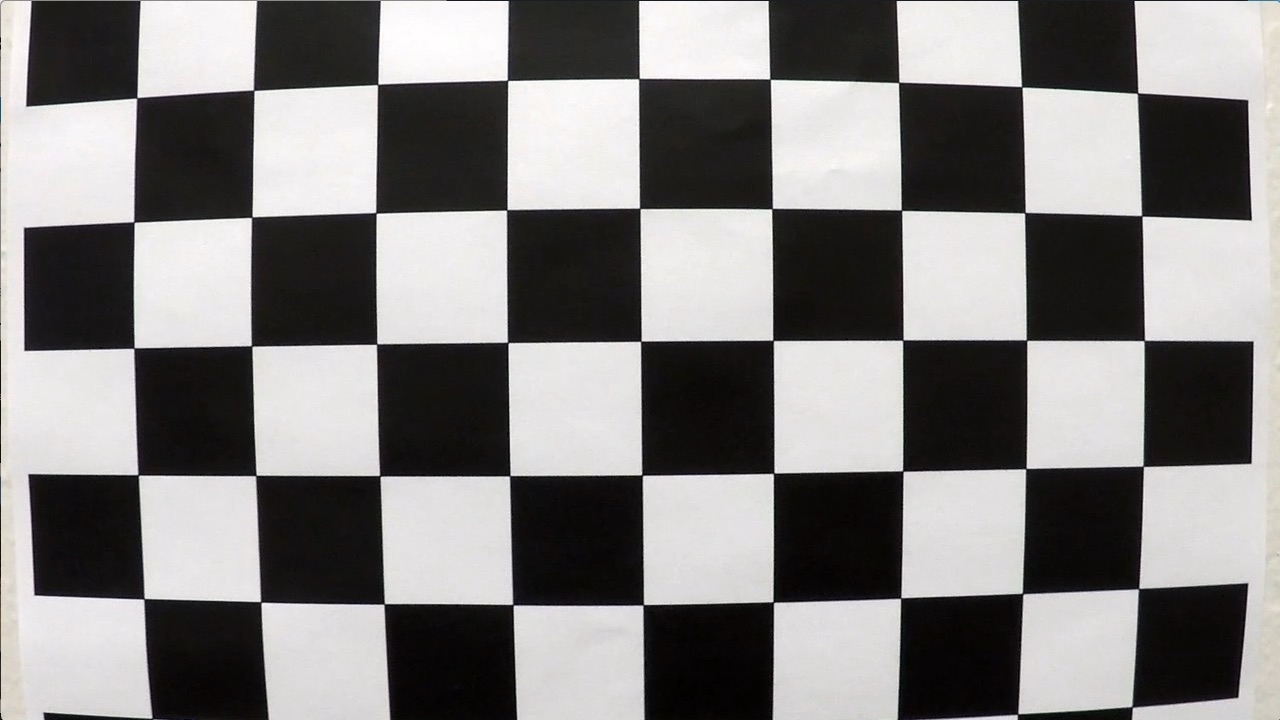
#> input picture camera_cal/calibration1.jpg, 1280 x 720 px; its folder holds only this picture in this run
$ jupyter execute --allow-errors example.ipynb   (shell and % lines are left out)   (older library calls are emulated)
#> lines starting #> are read from the running program, lines starting #| are printed output that depends on the picture
## Advanced Lane Finding Project

The goals / steps of this project are the following:

* Compute the camera calibration matrix and distortion coefficients given a set of chessboard images.
* Apply a distortion correction to raw images.
* Use color transforms, gradients, etc., to create a thresholded binary image.
* Apply a perspective transform to rectify binary image ("birds-eye view").
* Detect lane pixels and fit to find the lane boundary.
* Determine the curvature of the lane and vehicle position with respect to center.
* Warp the detected lane boundaries back onto the original image.
* Output visual display of the lane boundaries and numerical estimation of lane curvature and vehicle position.

---
## Camera calibration

[cell 1]
import numpy as np
import cv2
import glob
import matplotlib.pyplot as plt

# prepare object points, like (0,0,0), (1,0,0), (2,0,0) ....,(6,5,0)
objp = np.zeros((6*9,3), np.float32)
objp[:,:2] = np.mgrid[0:9,0:6].T.reshape(-1,2)

# Arrays to store object points and image points from all the images.
objpoints = [] # 3d points in real world space
imgpoints = [] # 2d points in image plane.

# Make a list of calibration images
images = glob.glob('../camera_cal/calibration*.jpg')

# Step through the list and search for chessboard corners
for fname in images:
    img = cv2.imread(fname)
#> img is the input picture: shape (720, 1280, 3); mean B, G, R 127.8, 128.4, 130.1
    gray = cv2.cvtColor(img,cv2.COLOR_BGR2GRAY)

    # Find the chessboard corners
    ret, corners = cv2.findChessboardCorners(gray, (9,6),None)
#> ret = False; corners = None

    # If found, add object points, image points
    if ret == True:
        objpoints.append(objp)
        imgpoints.append(corners)

        # Draw and display the corners
        img = cv2.drawChessboardCorners(img, (9,6), corners, ret)
        cv2.imshow('img',img)
        cv2.waitKey(500)

cv2.destroyAllWindows()

## And so on and so forth...

[cell 2]
img = cv2.imread('../test_images/test1.jpg')
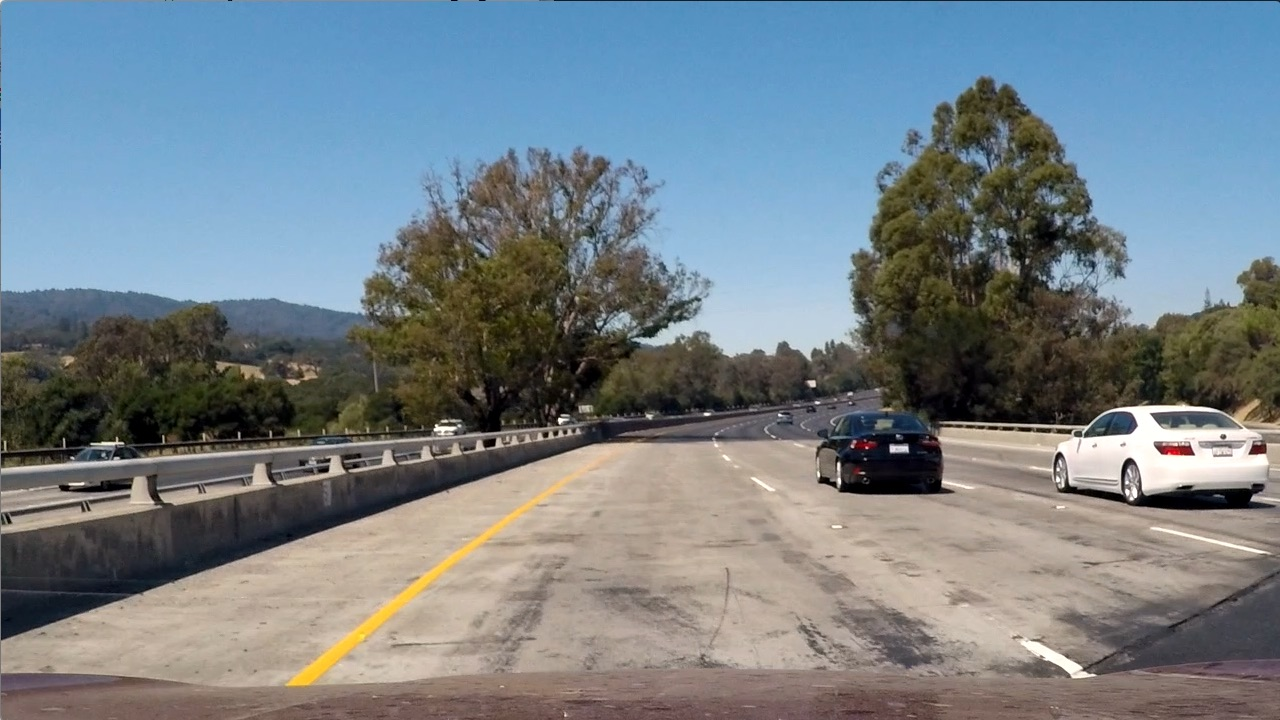
#> input picture test_images/test1.jpg, 1280 x 720 px
#> img is the input picture: shape (720, 1280, 3); mean B, G, R 135.5, 128.7, 117.5
img_size = (img.shape[1], img.shape[0])
#> img_size = (1280, 720)

#> (the rest of this cell did not finish here and is left out)

#> (a cell that did not finish here is left out)

#> (a cell that did not finish here is left out)

[cell 5]
# Convert to HLS color space and separate the S channel
# Note: img is the undistorted image
hls = cv2.cvtColor(img, cv2.COLOR_RGB2HLS)
#> hls: shape (720, 1280, 3); mean of channels 0, 1, 2 68.1, 126.7, 74.4
s_channel = hls[:,:,2]
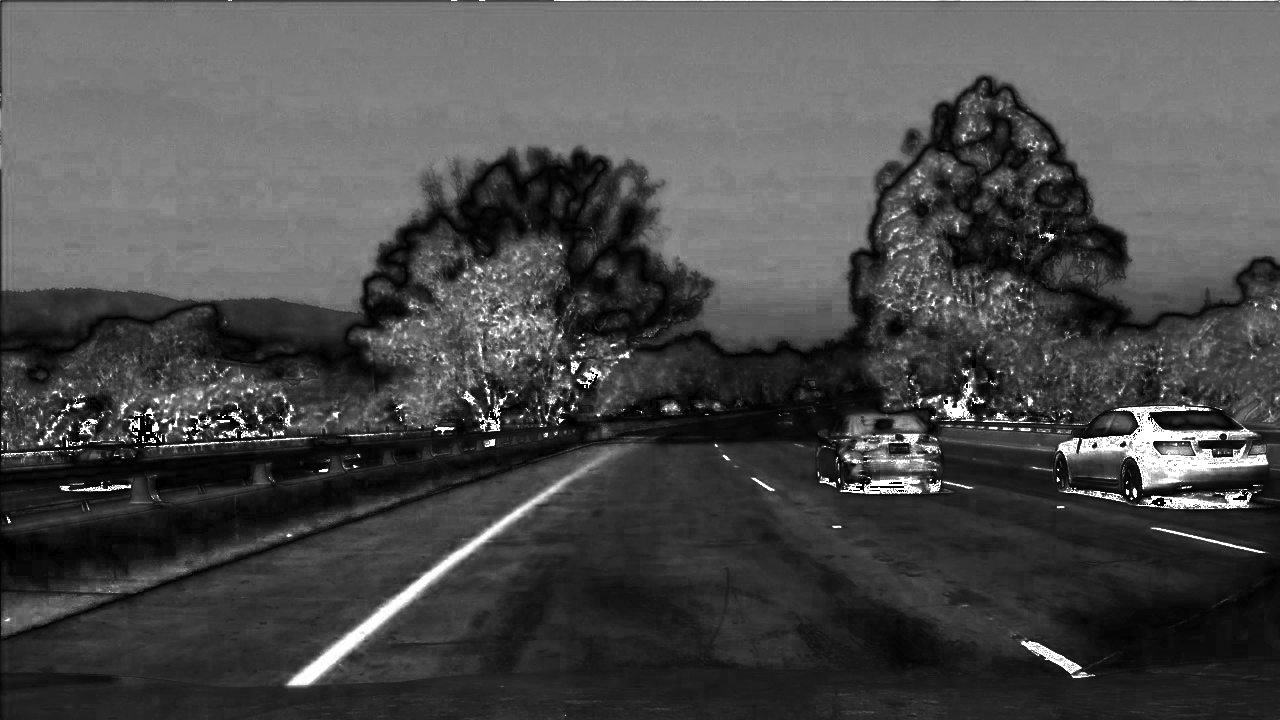
#> s_channel: shape (720, 1280); min 0, max 255, mean 74.4

# Grayscale image
# NOTE: we already saw that standard grayscaling lost color information for the lane lines
# Explore gradients in other colors spaces / color channels to see what might work better
gray = cv2.cvtColor(img, cv2.COLOR_RGB2GRAY)

# Sobel x
sobelx = cv2.Sobel(gray, cv2.CV_64F, 1, 0) # Take the derivative in x
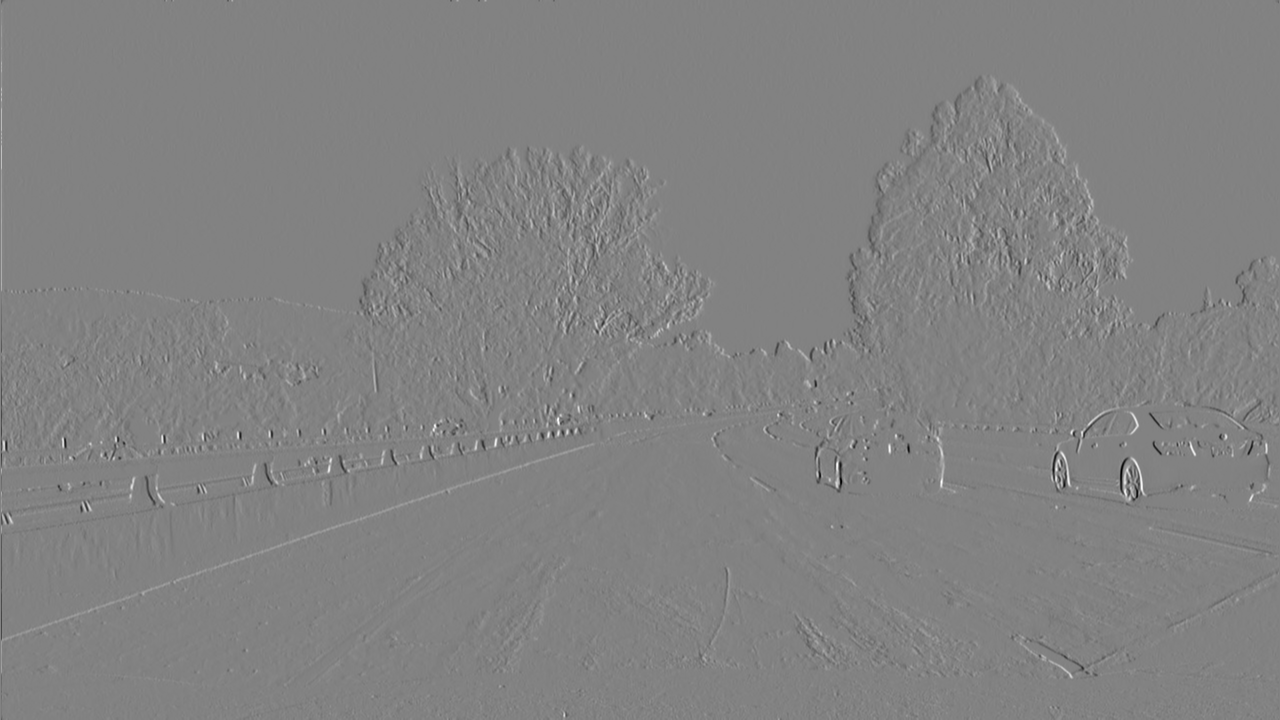
#> sobelx: shape (720, 1280) float64; min -854, max 818, mean 0; drawn with min black and max white
abs_sobelx = np.absolute(sobelx) # Absolute x derivative to accentuate lines away from horizontal
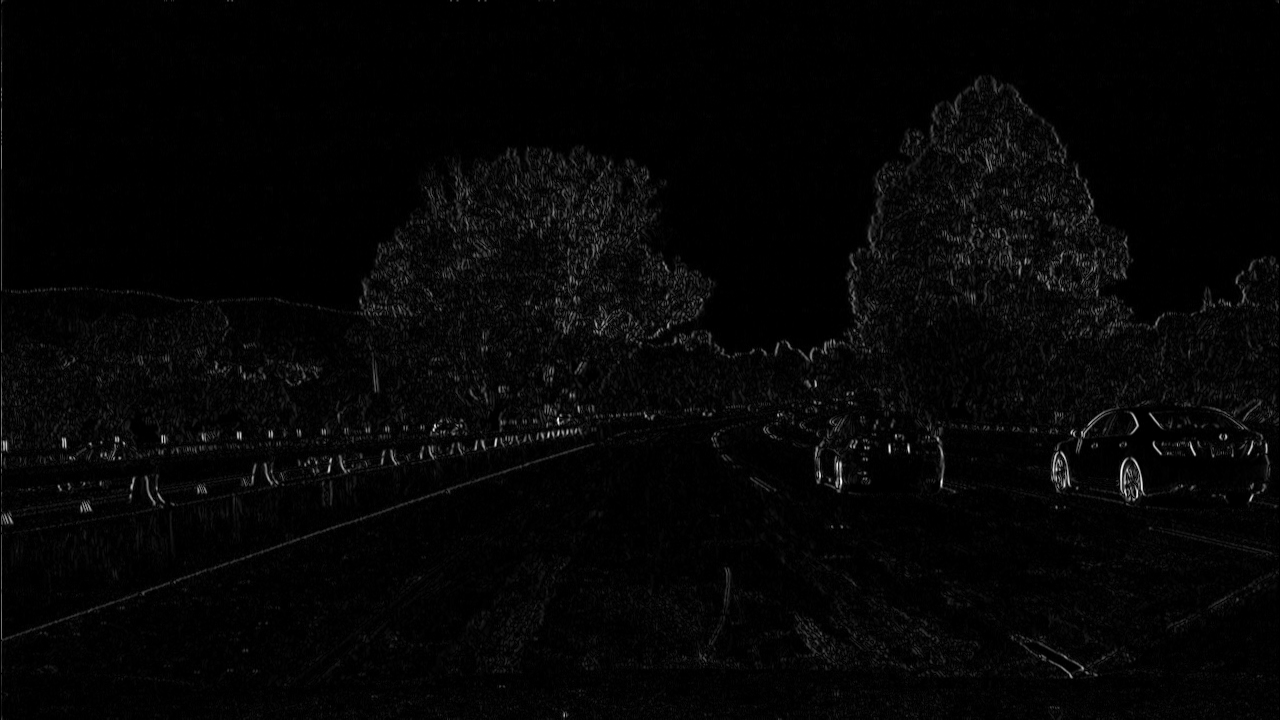
#> abs_sobelx: shape (720, 1280) float64; min 0, max 854, mean 19.8; drawn with min black and max white
scaled_sobel = np.uint8(255*abs_sobelx/np.max(abs_sobelx))

# Threshold x gradient
thresh_min = 20
thresh_max = 100
sxbinary = np.zeros_like(scaled_sobel)
sxbinary[(scaled_sobel >= thresh_min) & (scaled_sobel <= thresh_max)] = 1

# Threshold color channel
s_thresh_min = 170
s_thresh_max = 255
s_binary = np.zeros_like(s_channel)
s_binary[(s_channel >= s_thresh_min) & (s_channel <= s_thresh_max)] = 1

# Stack each channel to view their individual contributions in green and blue respectively
# This returns a stack of the two binary images, whose components you can see as different colors
color_binary = np.dstack(( np.zeros_like(sxbinary), sxbinary, s_binary)) * 255

# Combine the two binary thresholds
combined_binary = np.zeros_like(sxbinary)
combined_binary[(s_binary == 1) | (sxbinary == 1)] = 1

# Plotting thresholded images
f, (ax1, ax2) = plt.subplots(1, 2, figsize=(20,10))
ax1.set_title('Stacked thresholds')
ax1.imshow(color_binary)

ax2.set_title('Combined S channel and gradient thresholds')
ax2.imshow(combined_binary, cmap='gray')

[cell 6]
img = combined_binary

[cell 7]
plt.imshow(img)
plt.plot(890,550,'bo') #top right
plt.plot(1150,720,'bo') #bottom right
plt.plot(250,720,'bo') #bottom left
plt.plot(450,550,'bo') #top left

[cell 8]
img_size = (img.shape[1], img.shape[0])

src = np.float32([
    [890,550],
    [1150,700],
    [250,700],
    [450,550]
])

dst = np.float32([
    [1150,550],
    [1150,700],
    [250,700],
    [250,550]
])

M = cv2.getPerspectiveTransform(src, dst)

warped = cv2.warpPerspective(img, M, img_size, flags=cv2.INTER_LINEAR)

plt.imshow(warped)

[cell 9]
import numpy as np
histogram = np.sum(img[img.shape[0]//2:,:], axis=0)
plt.plot(histogram)
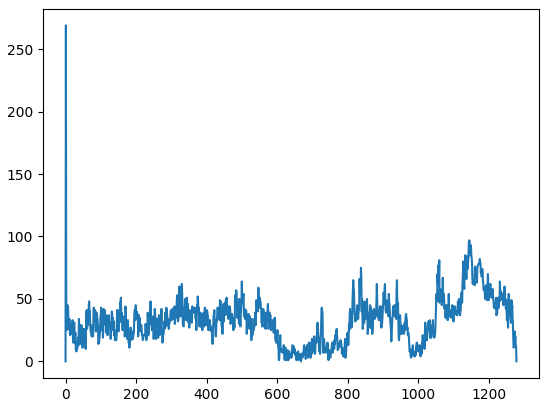
#> figure drawn by matplotlib, 1 panel; curve peaks at x = 1, y = 269
